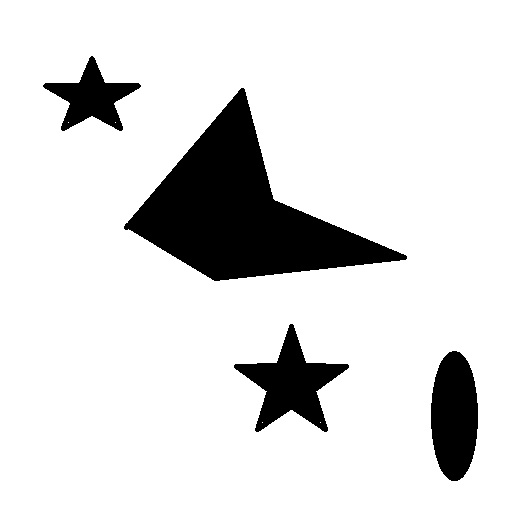
#> input picture final/maps/map1.bmp, 532 x 528 px
$ python test.py
#> lines starting #> are read from the running program, lines starting #| are printed output that depends on the picture; after the words box and inside, x2 and y2 are one past the last pixel; in counts of white or black regions, pixels touching at a corner belong together
### final/map_abstraction_21.py
# Task 2.1 - Map abstraction

import numpy as np
import matplotlib.pyplot as plt
from PIL import Image

class Map_Abstraction:
    def abstract(self, image_path, x_size, y_size):
        """Takes a black and white .bmp image and returns compressed numpy matrix of requested x_size and y_size using pooling.
        Parameters
        ------------
        image_path : str
        Path to the .bmp image.
        x_size : int
        Number of columns in output.
        y_size : int
        Number of rows in output.
        Returns
        -------
        2d numpy array : where 0 is open area and 1 reference obstacles in returned matrix.
        """
        #initialize return 2d numpy array.
        abstraction_array = np.zeros((y_size, x_size), dtype=int)

        #Used geeksforgeeks to help convert: https://www.geeksforgeeks.org/how-to-convert-images-to-numpy-array/
        image = Image.open(image_path)
        image_array = np.array(image)

        #Convert numpy image array to where no obstacle (white) is 0 and obstacles (black) are seen as 1 using python
        #bool converted to binary values.
        binary_array = (image_array == 0).astype(int)
        height, width = binary_array.shape

        #Loop to compress converted binary image.
        for i in range(y_size):
            #Grab y range of values for compression based on actual height of image divided by desired size
            #multiplied by current i & i+1 value for range.
            y_start = int(i * height / y_size)
            y_end = int((i + 1) * height / y_size)
            for j in range(x_size):
                #Grab x range of values for compression based on actual width of image divided by desired size
                #multiplied by current i & i+1 value for range.
                x_start = int(j * width / x_size)
                x_end = int((j + 1) * width / x_size)
                #grab actual values from ranges (subsection) of the binary conversion of image.
                subsection = binary_array[y_start:y_end, x_start:x_end]
                #Update output array position, if in that range is an obstacle value return 1 (which is max find a 1)
                #else return 0 for open area.
                abstraction_array[i, j] = int(subsection.max())
        return abstraction_array

    def show_plot(self, matrix, show_grid=False):
        """Takes binary 2d numpy array and prints out plot, used to verify compression of .bmp image.
        Parameters
        ------------
        matrix : 2d numpy array
        This should be an abstraction array.
        show_grid : bool
        Define if the plot should show grid lines, not great for large abstraction arrays.
        Returns
        -------
        none : just prints plot of compressed numpy array
        """
        plt.figure(figsize=(8, 8))
        plt.imshow(matrix, cmap='gray_r', interpolation='nearest', vmin=0, vmax=1)
        if show_grid:
            y_size, x_size = matrix.shape
            plt.xticks(np.arange(-0.5, x_size, 1), minor=True, color='gray')
            plt.yticks(np.arange(-0.5, y_size, 1), [], color='gray')
            plt.grid(which='both', color='gray', linewidth=.5)
        plt.show()

### final/test.py
from map_abstraction_21 import Map_Abstraction
from environment_22 import Environment
from agent_234 import Agent

ma = Map_Abstraction()
np_img_array = ma.abstract("./maps/map1.bmp", 20, 20)
#> in abstract, image is the input picture: PIL image 532x528 P; 87.8% white; 4 black regions, box (x1, y1, x2, y2) and area: (124, 88, 407, 281) 21692, (234, 324, 349, 432) 4869, (431, 351, 478, 481) 4833, (43, 56, 141, 131) 3001
#> after the loop in abstract, `for i in range(y_size):`:
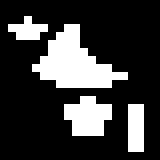
#> abstraction_array: shape (20, 20) int64 (shown 8 times larger); values 0 (black) and 1 (white), 23% white; 4 white regions (2 under 20 px), largest, box (x1, y1, x2, y2) and area: (4, 3, 16, 11) 49, (8, 12, 14, 17) 22
np_img_array2 = ma.abstract("./maps/map2.bmp", 40, 40)
#> call 2 of abstract, with image_path = './maps/map2.bmp', x_size = 40, y_size = 40
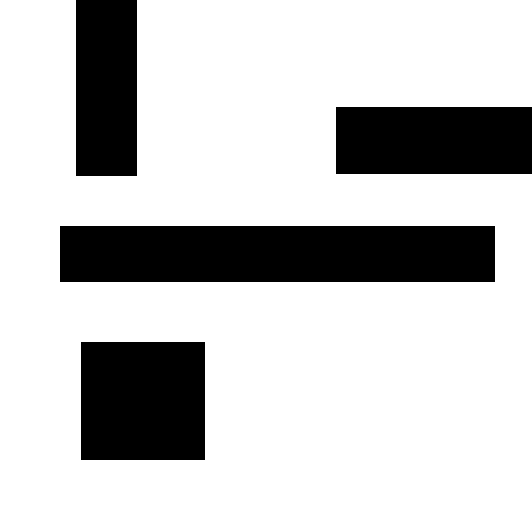
#> input picture final/maps/map2.bmp, 532 x 528 px
#> in abstract, image is the input picture: PIL image 532x528 P; 77.6% white; 4 black regions, box (x1, y1, x2, y2) and area: (60, 226, 495, 282) 24360, (81, 342, 205, 460) 14632, (336, 107, 532, 174) 13132, (76, 0, 137, 176) 10736
#> after the loop in abstract (call 2), `for i in range(y_size):`:
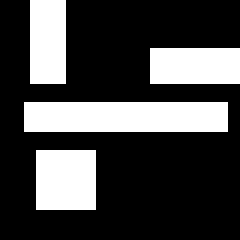
#> abstraction_array: shape (40, 40) int64 (shown 6 times larger); values 0 (black) and 1 (white), 27.8% white; 4 white regions, box (x1, y1, x2, y2) and area: (4, 17, 38, 22) 170, (6, 25, 16, 35) 100, (25, 8, 40, 14) 90, (5, 0, 11, 14) 84
'''
print("shape:")
print(np_img_array.shape)
print("dtype:")
print(np_img_array.dtype)
'''
ma.show_plot(np_img_array, show_grid=True)
ma.show_plot(np_img_array2, show_grid=True)
'''
env = Environment(np_img_array,0,0, 19, 19)
#state = env.env_map.copy()
#print(state)
agent = Agent(env)
state = env.env_map.copy()
print(f"{env.env_map}")
env.env_print()
print(env.where_am_i(state))=
state, reward = env.interaction(env.env_map, "left")
print("\n")
env.env_print()
print(f"reward: {reward}")
print("copy initialize agent")
#agent.state_to_key(state)
action = agent.choose_action(state)
print(f"action: {action}")

for episode in range(10):
    done = False
    #state = env.env_map.copy()
    print(state)
    action_idx = agent.choose_action(state)
    action = agent.actions[action_idx]
    next_state, reward = env.interaction(state.copy(), action)
    done = reward == env.goal_reward
    agent.learn((state, action_idx, reward, next_state, done))
    state = next_state.copy()
'''
